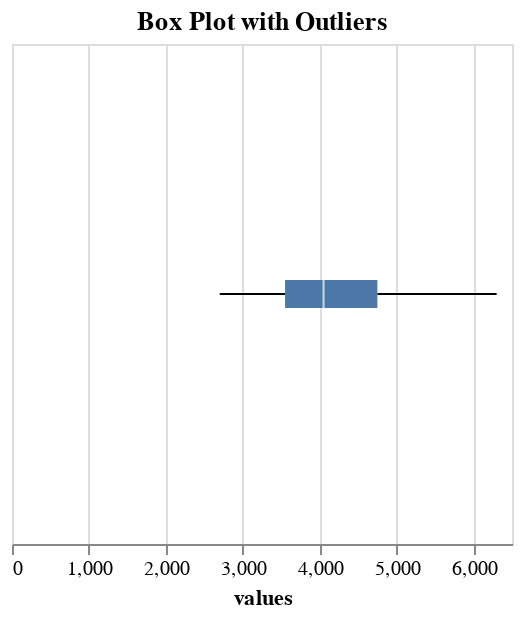

This figure's notebook cell:
### Code cell
print(f"The lower bound and the upper bound are {round(lq, 2)} and {round(hq, 2)}")
chart

### Figure 1 — Vega-Lite specification as saved in the notebook (floating-point values rounded to 4 significant figures; data arrays with more than 128 entries replaced by an {"elided": "..."} marker saying what was removed)
{"config": {"view": {"continuousWidth": 400, "continuousHeight": 300}}, "data": {"name": "data-1123a77a430dc9b56ee1c7615ee32d2e"}, "mark": "boxplot", "encoding": {"x": {"field": "values", "type": "quantitative"}}, "height": 250, "title": "Box Plot with Outliers", "width": 250, "$schema": "https://vega.github.io/schema/vega-lite/v4.17.0.json", "datasets": {"data-1123a77a430dc9b56ee1c7615ee32d2e": {"elided": "344 records"}}}
